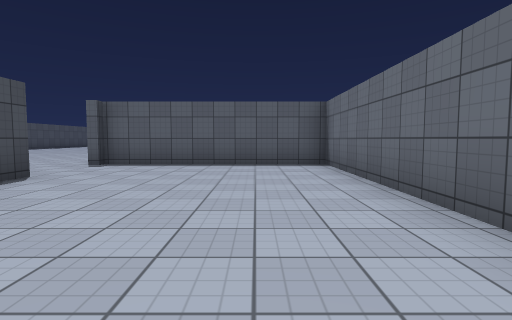
view 1 (above)

20 first-person views from a walk through a scene from a Unity 3-D project. The camera is 1.2 m above the floor, tilts 4° down and sees 80° across. Doors are open. The floor is counted in squares, 2 m on a side. Each view is taken from the middle of a square. On the plan, view 1 faces up. The plan holds only what a view shows up to about 9 squares ahead; the rest is blank. The place goes on beyond the plan. The player character is not drawn. Surface patterns are stand-ins for the level's own textures.

view 2
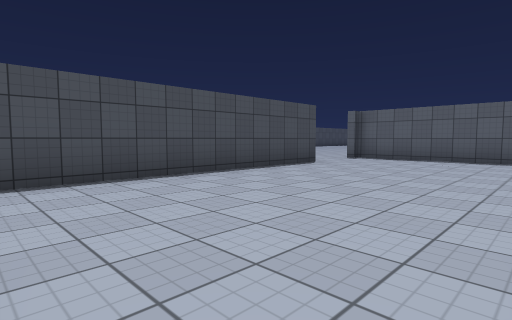

view 3
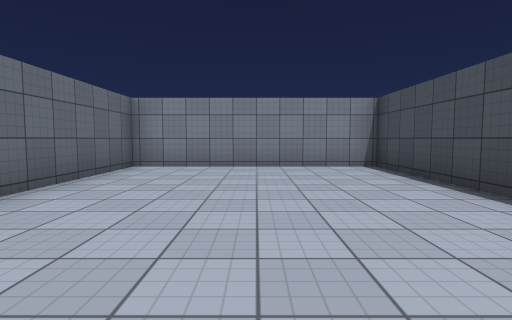

view 4
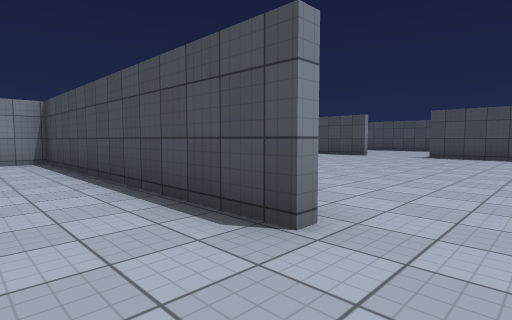

view 5
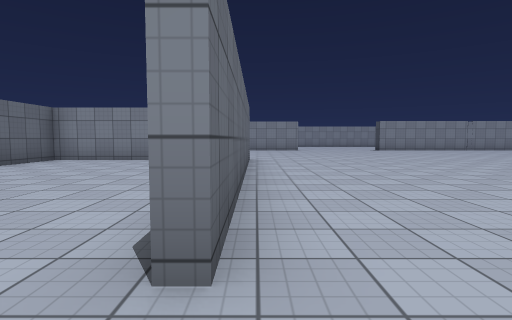

view 6
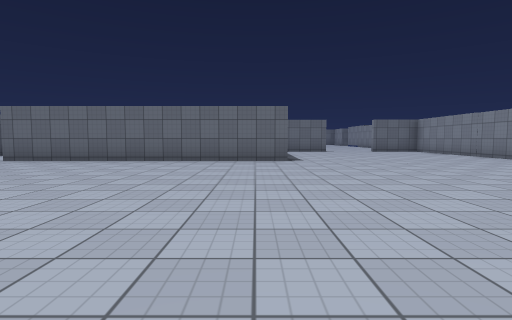

view 7
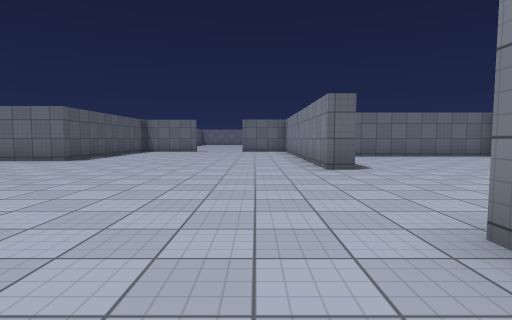

view 8
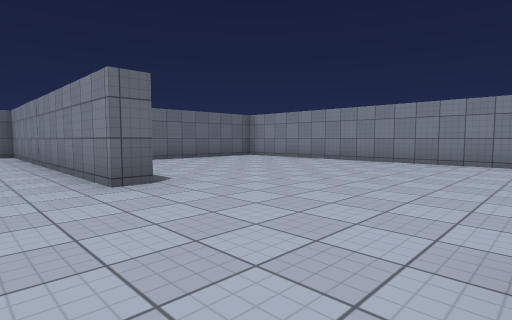

view 9
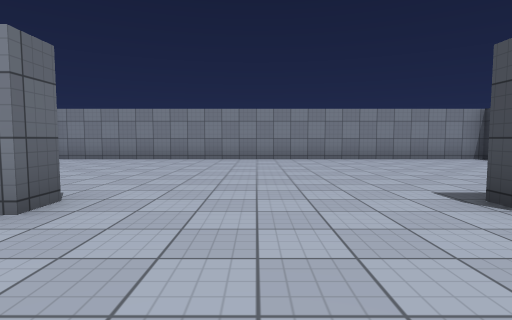

view 10
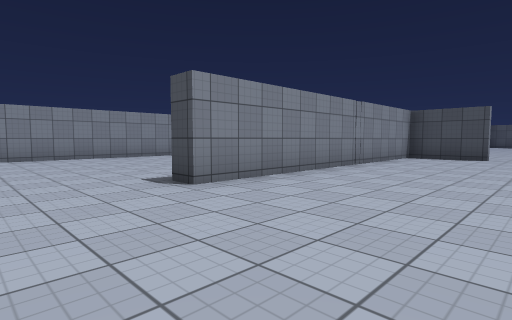

view 11
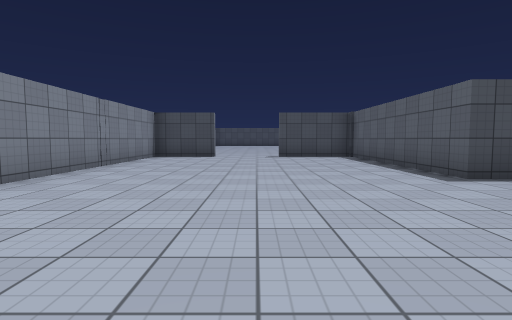

view 12
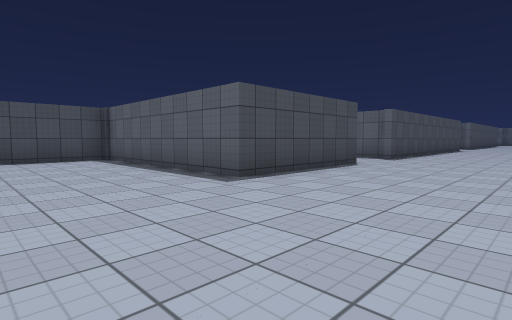

view 13
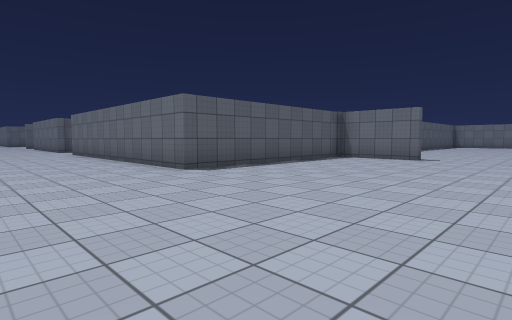

view 14
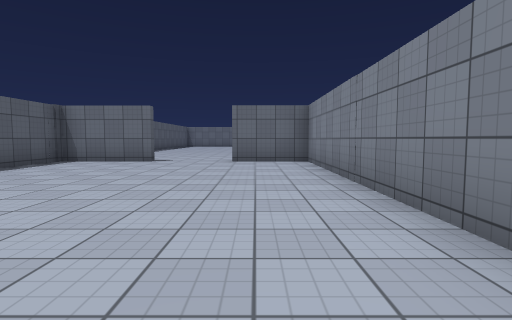

view 15
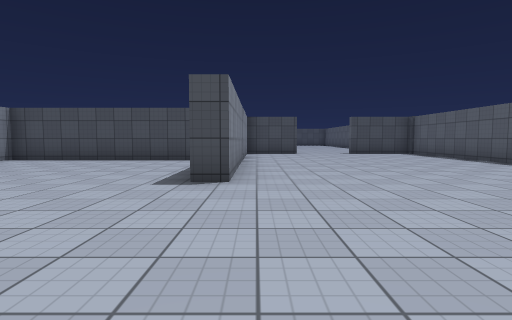

view 16
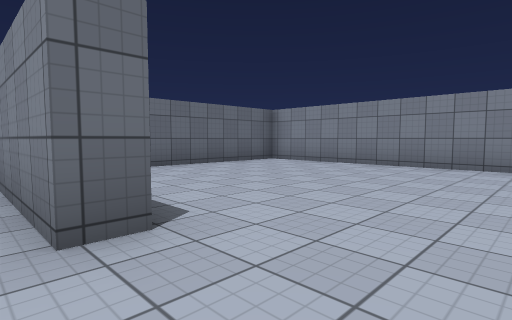

view 17
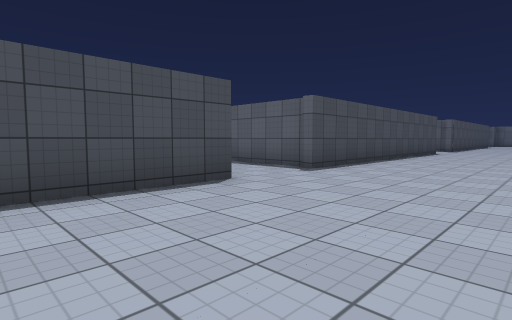

view 18
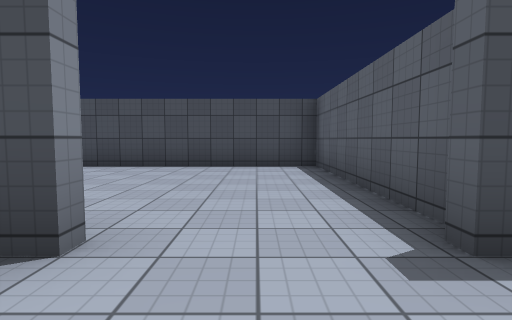

view 19
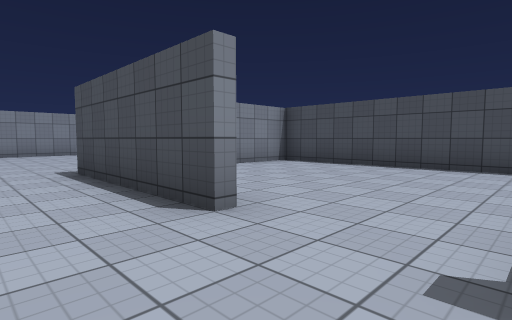

view 20
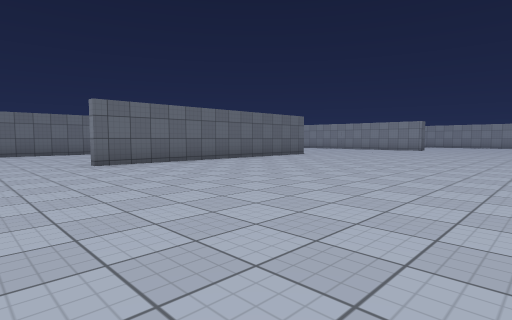

### Floor plan
Points are (right, up) in squares from view 1. A wall is a line through its corners. A room is listed if a view was taken in it or the views show most of it. See-through windows are left out.
Room 1 (views 1, 2, 3, 4)
walls: (-3.6, 4.9) (-3.6, -2.5) (1.6, -2.5) (1.6, 7.2) (-3.6, 7.2)
ways out: opening at (-4, 5.5) to room 2
Room 2 (views 5, 6, 7, 8, 9, 10, 11, 12, 13, 14, 15, 16, 17, 18, 19, 20)
walls: (-6.1, -10) (-6.1, -9.4) (2.1, -9.4) (2.1, -7.4); (-12.5, 1) (-12.5, -2.8) (-18.1, -2.8) (-18.1, -5.2); (-14.6, -10.8) (-14.6, -15.9) (-2.1, -15.9); (2.1, -5.2) (2.1, -2.8) (-3.8, -2.8) (-3.8, 4.9); (-18.1, -7.2) (-18.1, -8.6); (-17.5, -9.4) (-10.2, -9.4) (-10.2, -10); (-1.8, -15.6) (-1.8, -12); (-12.5, 7.2) (-12.5, 3)
ways out: opening at (-4, 5.5) to room 1; opening at (-13, 1.5) to room 3; opening at (2, -6.5)
Room 3 (no view inside)
walls: (-12.9, 3.3) (-17.7, 3.3) (-17.7, -2.5) (-15.9, -2.5)
ways out: opening at (-13, 1.5) to room 2

Where each view was taken, in squares from view 1:
view 1: 0 up, 0 right, facing up
view 2: 2 down, 1 right, facing up-left
view 3: 4 up, 1 left, facing down
view 4: 6 up, 2 left, facing down-left
view 5: 6 up, 4 left, facing down
view 6: 2 down, 12 left, facing right
view 7: 8 down, 12 left, facing right
view 8: 8 down, 10 left, facing down-right
view 9: 7 down, 8 left, facing down
view 10: 6 down, 8 left, facing down-left
view 11: 6 down, 8 left, facing left
view 12: 6 down, 9 left, facing up-left
view 13: 8 down, 7 left, facing up-right
view 14: 8 down, 6 left, facing right
view 15: 9 down, 6 left, facing left
view 16: 9 down, 8 left, facing down-right
view 17: 2 down, 9 left, facing up-left
view 18: 2 up, 11 left, facing left
view 19: 3 up, 11 left, facing down-left
view 20: 7 up, 11 left, facing down-right
